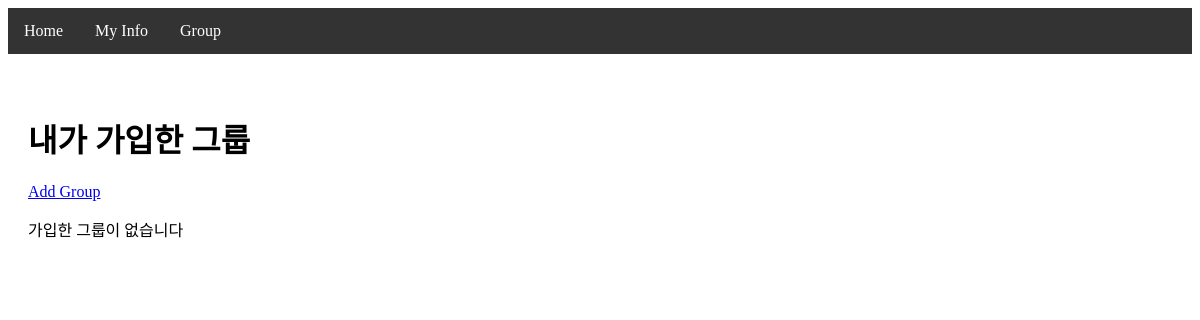
Before: /group/mygroup/ (signed in) with the older database file.
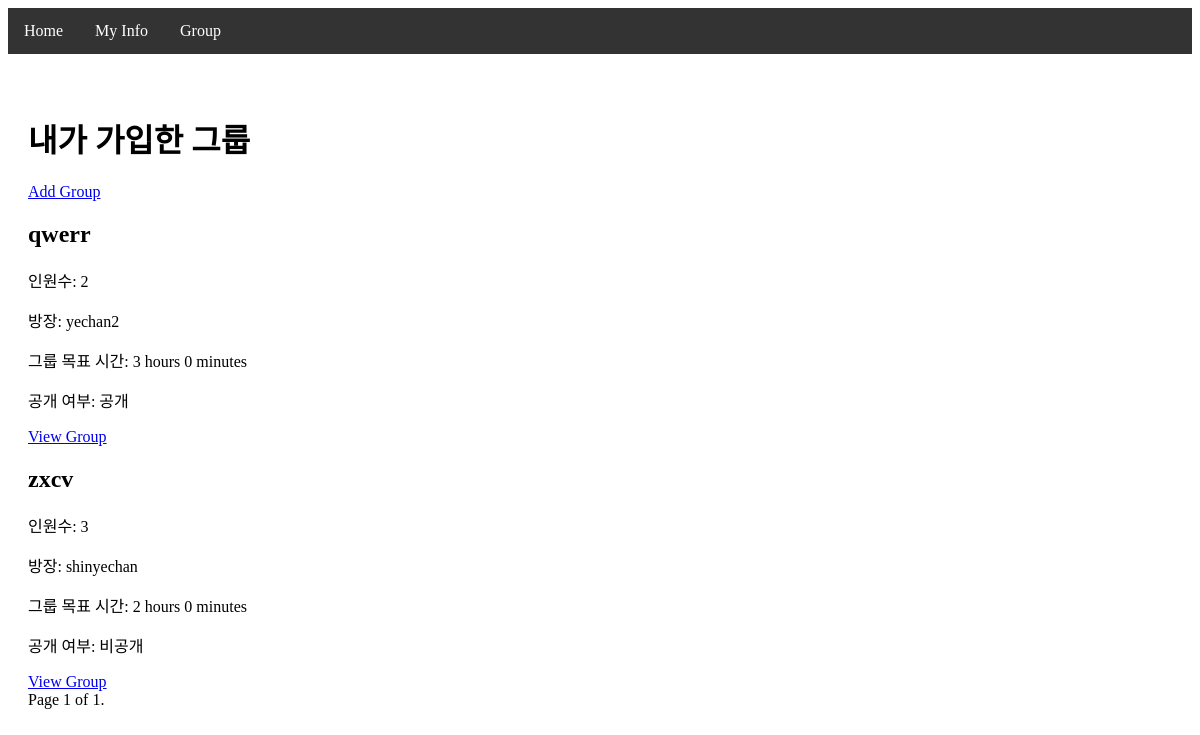
After: the same page with the newer database file.
### group/models.py (models this page shows, shortened)
class Group(models.Model):
    title = models.CharField(max_length=100)
    goals = models.IntegerField(default=0, help_text='목표 시간을 분 단위로 입력해주세요')
    master = models.ForeignKey(settings.AUTH_USER_MODEL, related_name='mastered_groups', on_delete=models.CASCADE)
    users = models.ManyToManyField(settings.AUTH_USER_MODEL, related_name='user_groups')
    password = models.CharField(max_length=128, blank=True, null=True)
    information = models.TextField(blank=True, null=True)
    is_private = models.BooleanField(default=False)
    created_at = models.DateTimeField(auto_now_add=True)

### main/models.py (models this page shows)
class CustomUser(AbstractUser):
    pass

### group/views.py (the view)
# urls.py: path('mygroup/', views.my_group, name='my_group'),
@login_required
def my_group(request):
    user = request.user
    user_groups = user.user_groups.all().order_by('-created_at')
    paginator = Paginator(user_groups, 10)  # 페이지당 10개의 그룹을 표시
    page_number = request.GET.get('page')
    page_obj = paginator.get_page(page_number)
    return render(request, 'group/my_group.html', {'page_obj': page_obj})

### main/templatetags/time_filters.py (called while the page is built)
@register.filter
def display_time(total_minutes):
    try:
        total_minutes = int(total_minutes)
        hours = total_minutes // 60
        minutes = total_minutes % 60
        return f"{hours} hours {minutes} minutes"
    except (ValueError, TypeError):
        return "Invalid time"

### group/templates/group/my_group.html (shortened to what this page needs)
{% extends 'base.html' %} {% block content %}
<h1>내가 가입한 그룹</h1>
<a href="{% url 'all_group' %}" class="btn btn-primary">Add Group</a>
{% if page_obj.object_list %}
<div class="group-list">
  {% for group in page_obj %}
  <div class="group-box">
    <h2>{{ group.title }}</h2>
    <p>인원수: {{ group.users.count }}</p>
    <p>방장: {{ group.master.username }}</p>
    {% load time_filters %}
    <p>그룹 목표 시간: {{ group.goals|display_time}}</p>
    <p>공개 여부: {% if group.is_private %}비공개{% else %}공개{% endif %}</p>
    <a href="{% url 'group_room' group.id %}" class="btn btn-secondary"
      >View Group</a
    >
  </div>
  {% endfor %}
</div>
<div class="pagination">
  <span class="step-links">
    <span class="current">
      Page {{ page_obj.number }} of {{ page_obj.paginator.num_pages }}.
    </span>
  </span>
</div>
{% else %}
<p>가입한 그룹이 없습니다</p>
{% endif %} {% endblock %}

### main/templates/base.html (shortened to what this page needs)
<!DOCTYPE html>
{% load static %}
<html>
  <head>
    <link
      rel="stylesheet"
      type="text/css"
      href="{% static 'css/styles.css' %}"
    />
  </head>
  <body>
    <nav>
      <ul>
        <li><a href="{% url 'rankings' %}">Home</a></li>
        <li><a href="{% url 'myinfo' %}">My Info</a></li>
        <li><a href="{% url 'my_group' %}">Group</a></li>
      </ul>
    </nav>
    <div class="content">{% block content %} {% endblock %}</div>
  </body>
</html>

### main/static/css/styles.css (style rules this page uses)
nav { background-color: #333; overflow: hidden; }
nav ul { list-style-type: none; margin: 0; padding: 0; }
nav ul li { float: left; }
nav ul li a { display: block; color: white; text-align: center; padding: 14px 16px; text-decoration: none; }
.content { margin-top: 20px; padding: 20px; }

Changed rows visible on the page:
added Group: title "qwerr", users.count "2", master.username "yechan2", goals|display_time "3 hours 0 minutes", is_private "공개"
added Group: title "zxcv", users.count "3", master.username "shinyechan", goals|display_time "2 hours 0 minutes", is_private "비공개"
Other visible differences:
{{ page_obj.number }}: (not shown) → "1"
{{ page_obj.paginator.num_pages }}: (not shown) → "1"
text no longer shown: "가입한 그룹이 없습니다"
text now shown: "Page of ."
